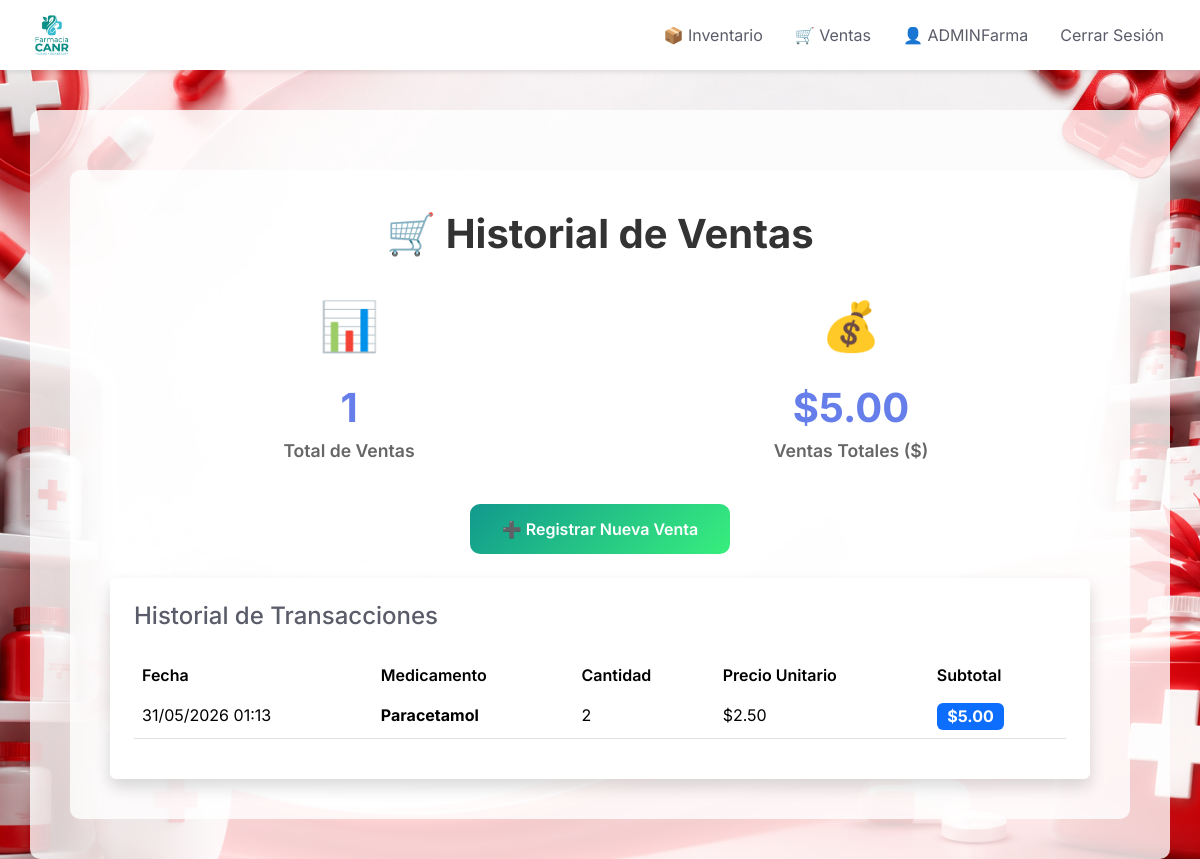
/ventas/ (signed in), run on an earlier commit of the app's database.
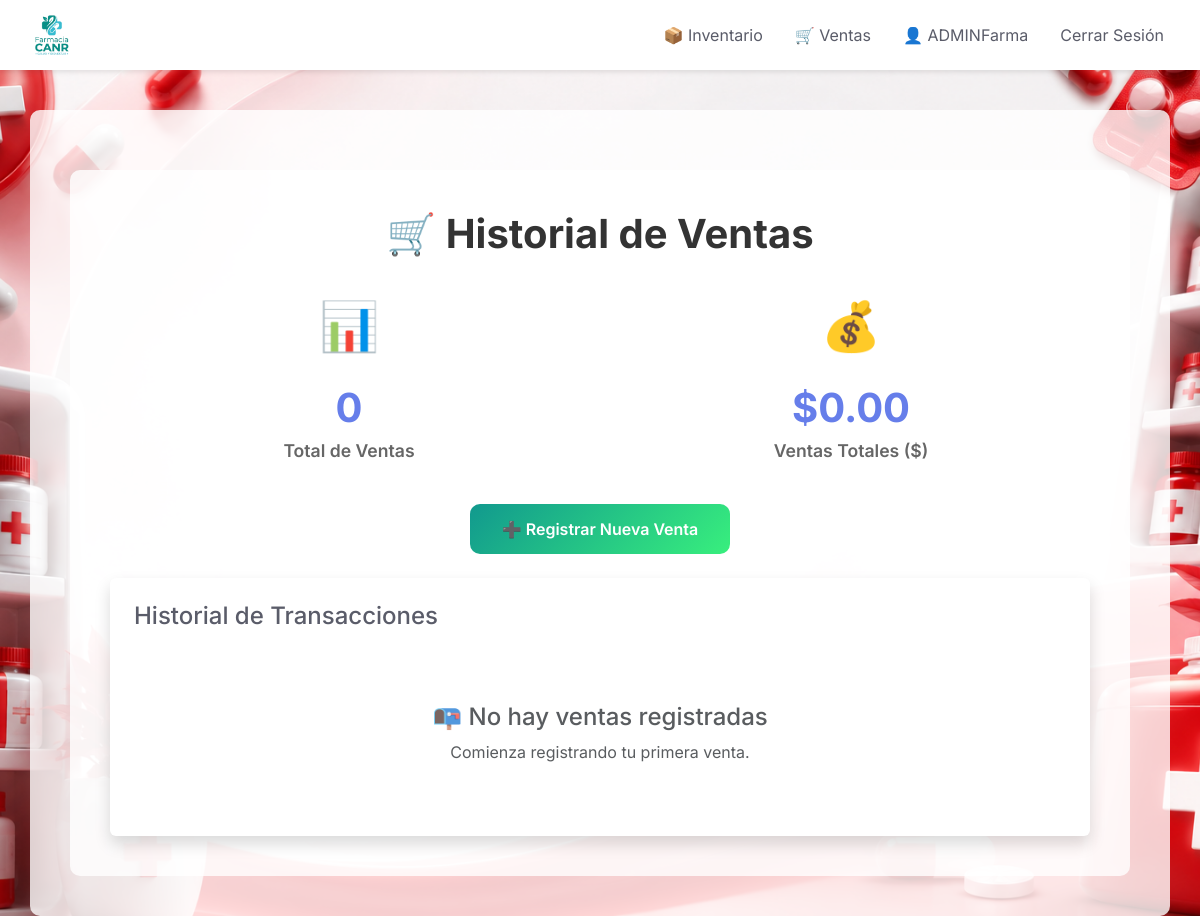
And on a later commit of the database.
### ventas/models.py (models this page shows, shortened)
class DetalleVenta(models.Model):
    venta = models.ForeignKey(Venta, on_delete=models.CASCADE, related_name='detalles')
    medicamento = models.ForeignKey(Medicamento, on_delete=models.SET_NULL, null=True, blank=True)
    cantidad = models.IntegerField()
    precio_unitario = models.DecimalField(max_digits=10, decimal_places=2)
    subtotal = models.DecimalField(max_digits=10, decimal_places=2)
    class Meta:
        verbose_name = 'Detalle de Venta'
        verbose_name_plural = 'Detalles de Ventas'

class Venta(models.Model):
    fecha = models.DateTimeField(auto_now_add=True)
    total = models.DecimalField(max_digits=10, decimal_places=2, default=0)
    class Meta:
        verbose_name = 'Venta'
        verbose_name_plural = 'Ventas'
        ordering = ['-fecha']

### inventario/models.py (models this page shows, shortened)
class Medicamento(models.Model):
    nombre = models.CharField(max_length=200)
    descripcion = models.TextField()
    precio = models.DecimalField(max_digits=10, decimal_places=2)
    stock = models.IntegerField(default=0)
    fecha_vencimiento = models.DateField()
    imagen = models.ImageField(upload_to='productos/', blank=True, null=True)
    categoria = models.ForeignKey(
        Categoria,
        on_delete=models.SET_NULL,
        null=True,
        blank=True,
        related_name='medicamentos'
    )
    fecha_registro = models.DateTimeField(auto_now_add=True)
    class Meta:
        verbose_name = 'Medicamento'
        verbose_name_plural = 'Medicamentos'
        ordering = ['-fecha_registro']

### ventas/views.py (the view)
# urls.py: path('', views.index, name='index'),
@login_required
def index(request):
    detalles = DetalleVenta.objects.select_related('venta', 'medicamento').order_by('-venta__fecha')
    total_ventas = Venta.objects.count()
    ingresos_totales = Venta.objects.aggregate(total=models.Sum('total'))['total'] or 0
    context = {
        'detalles': detalles,
        'total_ventas': total_ventas,
        'ingresos_totales': ingresos_totales,
    }
    return render(request, 'ventas/index.html', context)

### templates/ventas/index.html (shortened to what this page needs)
{% extends 'base.html' %}
{% block content %}
<div class="container">
    <h1 class="text-center page-title">🛒 Historial de Ventas</h1>
    <div class="row mb-4">
        <div class="col-md-6 mb-3">
            <div class="text-center">
                <div class="stat-icon">📊</div>
                <div class="stat-value">{{ total_ventas }}</div>
                <div class="stat-label">Total de Ventas</div>
            </div>
        </div>
        <div class="col-md-6 mb-3">
            <div class="text-center">
                <div class="stat-icon">💰</div>
                <div class="stat-value">${{ ingresos_totales|floatformat:2 }}</div>
                <div class="stat-label">Ventas Totales ($)</div>
            </div>
        </div>
    </div>
    <div class="row mb-4">
        <div class="col-12 text-center">
            <a href="{% url 'ventas:registrar_venta' %}" class="btn btn-custom btn-registrar">
                ➕ Registrar Nueva Venta
            </a>
        </div>
    </div>
    <div class="bg-white p-4 rounded shadow">
        <div class="d-flex justify-content-between align-items-center mb-4">
            <h4 class="mb-0">Historial de Transacciones</h4>
        </div>
        {% if detalles %}
        <div class="table-responsive">
            <table class="table table-hover">
                <thead>
                    <tr>
                        <th>Fecha</th>
                        <th>Medicamento</th>
                        <th>Cantidad</th>
                        <th>Precio Unitario</th>
                        <th>Subtotal</th>
                    </tr>
                </thead>
                <tbody>
                    {% for detalle in detalles %}
                    <tr>
                        <td>{{ detalle.venta.fecha|date:"d/m/Y H:i" }}</td>
                        <td>
                            {% if detalle.medicamento %}
                                <strong>{{ detalle.medicamento.nombre }}</strong>
                            {% else %}
                                <strong class="text-muted">Producto eliminado</strong>
                            {% endif %}
                        </td>
                        <td>{{ detalle.cantidad }}</td>
                        <td>${{ detalle.precio_unitario|floatformat:2 }}</td>
                        <td>
                            <span class="badge bg-primary fs-6">${{ detalle.subtotal|floatformat:2 }}</span>
                        </td>
                    </tr>
                    {% endfor %}
                </tbody>
            </table>
        </div>
        {% else %}
        <div class="text-center py-5">
            <div class="text-muted">
                <h4>📭 No hay ventas registradas</h4>
                <p class="mb-0">Comienza registrando tu primera venta.</p>
            </div>
        </div>
        {% endif %}
    </div>
</div>
{% endblock %}

### templates/base.html (shortened to what this page needs)
{% load static %}
<!DOCTYPE html>
<html lang="es">
<head>
    <link href="https://cdn.jsdelivr.net/npm/bootstrap@5.3.2/dist/css/bootstrap.min.css" rel="stylesheet">
    <link rel="stylesheet" href="{% static 'css/styles.css' %}">
</head>
<body>
    <nav class="navbar navbar-expand-lg navbar-custom fixed-top">
        <a class="navbar-brand" href="{% url 'core:home' %}">
            <img src="{% static 'images/logo.png' %}" alt="Farmacia_CANR Logo">
        </a>
        <div class="collapse navbar-collapse" id="navbarNav">
            <ul class="navbar-nav ms-auto">
                {% if user.is_authenticated %}
                    <li class="nav-item">
                        <a class="nav-link" href="{% url 'inventario:lista_medicamentos' %}">
                            📦 Inventario
                        </a>
                    </li>
                    <li class="nav-item">
                        <a class="nav-link" href="{% url 'ventas:index' %}">
                            🛒 Ventas
                        </a>
                    </li>
                    <li class="nav-item">
                        <span class="nav-link">
                            👤 {{ user.username }}
                        </span>
                    </li>
                    <li class="nav-item">
                        <form method="post" action="{% url 'cuentas:logout' %}" style="display:inline;">
                            <button type="submit" class="nav-link btn btn-link" style="text-decoration: none; color: inherit;">Cerrar Sesión</button>
                        </form>
                    </li>
                {% endif %}
            </ul>
        </div>
    </nav>
    <div class="container">
        {% block content %}{% endblock %}
    </div>
</body>
</html>

### static/css/styles.css (style rules this page uses)
:root { --primary-color: #4e73df; --secondary-color: #f8f9fc; --success-color: #1cc88a; --danger-color: #e74a3b; --text-color: #5a5c69; }
body { background-image: url('../images/fondo.png') !important; background-size: cover !important; background-position: center !important; background-attachment: fixed !important; background-repeat: no-repeat !important; min-height: 100vh; margin: 0; font-family: 'Inter', sans-serif !important; padding-top: 90px !important; color: var(--text-color) !important; }
.container { margin-top: 20px !important; padding: 40px !important; background: rgba(255, 255, 255, 0.8) !important; border-radius: 10px !important; }
.navbar { height: 70px !important; padding: 0 20px !important; display: flex !important; align-items: center !important; background-color: white !important; box-shadow: 0 2px 5px rgba(0,0,0,0.1) !important; }
.navbar-brand img { height: 60px !important; width: auto !important; object-fit: contain !important; }
.navbar-brand { padding: 0.5rem 0 !important; }
.nav-link { color: var(--text-color) !important; padding: 0.5rem 1rem !important; }

### templates/ventas/index.html (style rules this page uses)
.stat-icon { font-size: 3rem; margin-bottom: 1rem; }
.stat-value { font-size: 2.5rem; font-weight: 700; color: #667eea; }
.stat-label { font-size: 1.1rem; color: #666; font-weight: 600; }
.btn-custom { padding: 0.8rem 2rem; border-radius: 10px; font-weight: 600; transition: all 0.3s ease; }
.btn-registrar { background: linear-gradient(135deg, #11998e 0%, #38ef7d 100%); border: none; color: white; }
.page-title { color: #333; font-weight: 700; margin-bottom: 2rem; }

What changed in the data, as far as the page shows it:
removed DetalleVenta: venta.fecha "31/05/2026 01:13", medicamento.nombre "Paracetamol", cantidad "2", precio_unitario "2.50", subtotal "5.00"
Also different on the page:
{{ total_ventas }}: "1" → "0"
{{ ingresos_totales|floatformat:2 }}: "5.00" → "0.00"
text no longer shown: "Fecha Medicamento Cantidad Precio Unitario Subtotal"
text now shown: "📭 No hay ventas registradas Comienza registrando tu primera venta."
